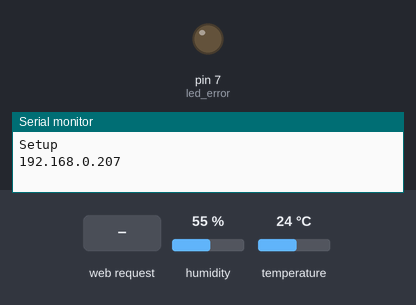
Bench run of a sketch on a simulated Arduino Uno, built for the host (arithmetic inside an expression is 32-bit, double 64-bit). On the bench: output pins drawn as LEDs (lit = HIGH), the last lines printed to the serial monitor. The test bench sets the inputs (shaded band); at power-on: humidity 55 %, temperature 24 °C. WiFi joins after 1.5 s; servers stay silent unless stated.

Above: at 1.2 s.
1.3 s: HTTP request GET /interactuarLed received
At 1.6 s:
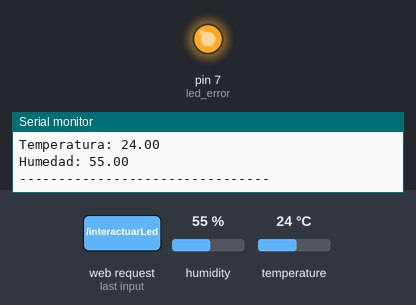
Timing chart, 0 to 4.3 s (numbered marks = the images above; inputs shaded):
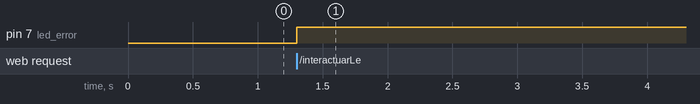

The sketch:

IoT10.1.ino
```cpp
  //AUTORES:
  //Martin Beltran Diaz - UO276244
  //Stelian Adrian Stanci - UO277653
  //Laura Pernia Blanco - UO276264


#include <DHT.h> //Adafruit
#include <SPI.h> //Importamos librería comunicación SPI
#include <Ethernet.h> //Importamos librería Ethernet


////////PARA USAR EL ARDUINO POR ETHERNET//////////////////////////////////////////////////

byte mac[] = {0x54, 0x55, 0x58, 0x10, 0x00, 0x37}; // Tiene
//que ser única en la red local, cuidado, cambiad el último dígito por el
//de vuestro grupo

EthernetServer servidor(80); // Puerto en el 80

// Estos datos cogedlos del ordenador que uséis o del de al lado
IPAddress dnsServer(212,142,173,64); //ESTOS SON LOS DATOS DE MI RED de casa
IPAddress gateway(192,168,0,1);
IPAddress subnet(255, 255, 255, 0);


// Que cada uno ponga la IP de su grupo (20X, dónde X es el número
//del grupo) 201, 202, 203, que es el que tiene asignado. Tiene que ser
//única en la red local, cuidado
IPAddress ip(192,168,0,207);
//////////////////////////////////////////////////////////////////////////////////////////////


/////////////////////SENSORES//////////////////////////////////////////
// Sensor DHT a utilizar:
#define DHTTYPE DHT11 // DHT 11
int pin_sensor = 5;
DHT dht(pin_sensor, DHTTYPE);
float temperature, humidity;

//Led para encender
int led_error = 7;
bool ledOn = false;

void setup(){
       Serial.begin(9600);


         //internet
        Ethernet.begin(mac, ip, dnsServer, gateway, subnet);
        servidor.begin();
        Serial.println("Setup");
        // Imprimir la IP
        Serial.println(Ethernet.localIP());

      //sensores
      dht.begin();

      temperature = 0;
      humidity = 0;

      pinMode(led_error, OUTPUT);
      digitalWrite(led_error, ledOn);
 }

void loop(){
        EthernetClient cliente = servidor.available();
        if (cliente) {
            Serial.println("Nueva peticion");
            String peticion="";
            while (cliente.connected()) {
                if (cliente.available()) {

                         char c = cliente.read(); //Leer petición carácter a
                        //carácter
                         peticion.concat(c); // concatenar en un string
                         // Ha acabado la peticion http
                         // Si contiene index responder con una web

                         // la petición ha acabado '\n' y contiene la cadena "index"
                        //al principio: index, indexabc, indexación, etc. Usar equals para que sea
                        //igual
                         if (c == '\n' && peticion.indexOf("medir") != -1){
                             medirYReturnData(cliente);
                             break;
                         }else if(c == '\n' && peticion.indexOf("interactuarLed") != -1){
                              ledOn = !ledOn;
                              digitalWrite(led_error, ledOn); //se cambia el estado del led
                              medirYReturnData(cliente);
                              break;
                         }
                     }
             }

             // Pequeña pausa para asegurar el envio de datos
             delay(1000);
             cliente.stop();// Cierra la conexión
         }
}


void medirYReturnData(EthernetClient cliente){

  Serial.println("Responder");
   // Serial.println(peticion);


      //Leer sensores
      temperature = dht.readTemperature();
       humidity = dht.readHumidity();

       if (isnan(temperature) || isnan(humidity)) {
       Serial.println("Fallo en la lectura del "+DHTTYPE);
       return;
       }

       Serial.println("Temperatura: "+String(temperature));
        Serial.println("Humedad: "+String(humidity));
         Serial.println("--------------------------------");

     // Enviamos al cliente una respuesta HTTP
     cliente.println("HTTP/1.1 200 OK");
     cliente.println("Content-Type: application/json");
     cliente.println("Access-Control-Allow-Origin: *");
     cliente.println();

     cliente.print("{\"humidity\":");
     cliente.print(humidity);
     cliente.print(",\"temperature\": ");
     cliente.print(temperature);
     cliente.print(",\"led\":");
     cliente.print(ledOn);
     cliente.println("}");
     delay(500);

}
```

Measured:
- after the input at 1.3 s, pin 7 (led_error): LOW → HIGH at once
